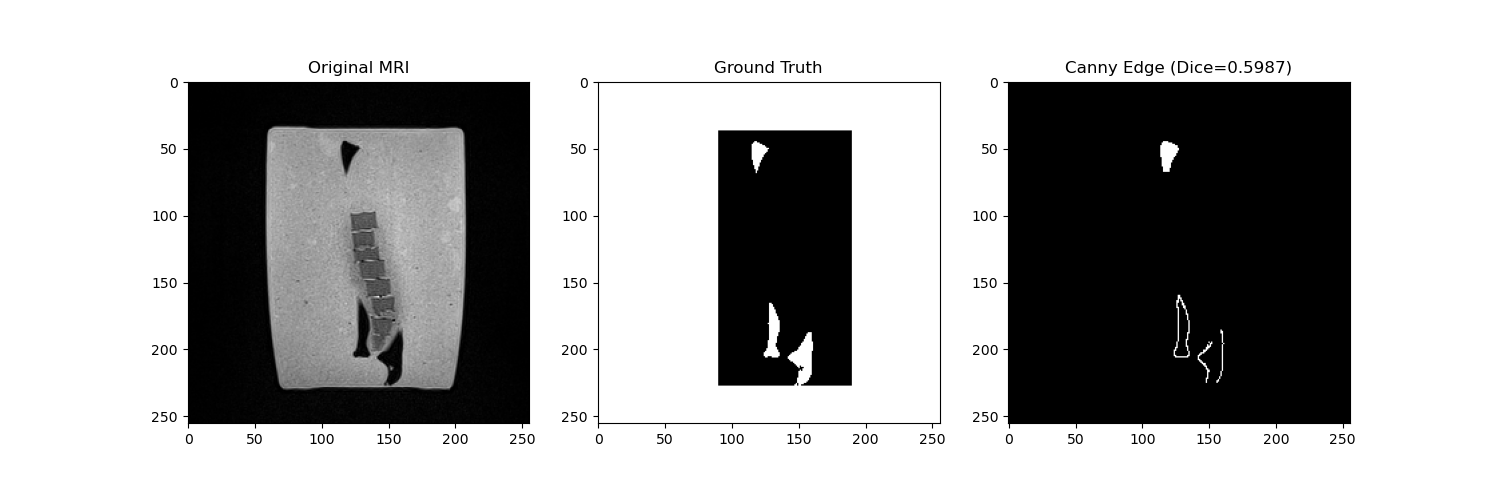

This chart was generated by the following Python code:
import os
import pydicom
import nibabel as nib
import numpy as np
import pandas as pd
import matplotlib.pyplot as plt
from skimage.morphology import ball, closing
from scipy.ndimage import binary_fill_holes, label
from skimage.metrics import hausdorff_distance
from skimage.feature import canny
from tqdm import tqdm

def load_dicom_series(directory):
    files = [pydicom.dcmread(os.path.join(directory, f)) for f in os.listdir(directory) if f.endswith('.dcm')]
    files.sort(key=lambda x: int(x.InstanceNumber))
    return np.stack([f.pixel_array for f in files]).astype(float)

def dice_coefficient(y_true, y_pred):
    intersection = np.sum(y_true * y_pred)
    sum_total = np.sum(y_true) + np.sum(y_pred)
    if sum_total == 0: return 1.0
    return (2. * intersection) / sum_total

def keep_top_2_components(mask):
    labeled, n = label(mask)
    if n <= 2:
        return mask
    sizes = np.bincount(labeled.ravel())
    sizes[0] = 0
    top2 = np.argsort(sizes)[-2:]
    return np.isin(labeled, top2)

def main():
    script_dir = os.path.dirname(os.path.abspath(__file__))
    root_dir = os.path.dirname(script_dir)
    mri_path = os.path.join(root_dir, 'MRI')
    gt_path = os.path.join(root_dir, 'bone_mask.nii')
    
    print("Loading data...")
    mri_volume = load_dicom_series(mri_path).astype(float)
    ground_truth = nib.load(gt_path).get_fdata().astype(bool)
    
    ROI = (37, 227, 90, 189)
    y1, y2, x1, x2 = ROI
    
    results_file = os.path.join(script_dir, 'optuna_results_canny.csv')
    df = pd.read_csv(results_file).sort_values(by='dice_slice', ascending=False)
    best_params = df.iloc[0]
    
    sigma = best_params['sigma']
    low_threshold = best_params['low_threshold']
    high_threshold = best_params['high_threshold']
    
    print(f"Applying Canny Edge (slice by slice) with sigma={sigma}, low_threshold={low_threshold}, high_threshold={high_threshold}")
    
    roi_volume = mri_volume[1:-1, y1:y2, x1:x2]
    seg_roi = np.zeros(roi_volume.shape, dtype=bool)
    
    for i in tqdm(range(roi_volume.shape[0])):
        roi_slice = roi_volume[i]
        # Normalize slice to [0, 1] for Canny
        roi_norm = (roi_slice - np.min(roi_slice)) / (np.max(roi_slice) - np.min(roi_slice) + 1e-8)
        
        try:
            edges = canny(roi_norm, sigma=sigma, low_threshold=low_threshold/255.0, high_threshold=high_threshold/255.0)
            # Morphological fill to get object from edges
            seg_roi[i] = binary_fill_holes(edges)
        except Exception:
            pass
            
    # Post-processing
    seg_roi = closing(seg_roi, ball(1))
    
    # Reconstruct full volume
    seg = np.zeros_like(mri_volume, dtype=bool)
    seg[1:-1, y1:y2, x1:x2] = seg_roi
    
    # Component selection
    seg = keep_top_2_components(seg)

    dice = dice_coefficient(ground_truth[1:-1, y1:y2, x1:x2], seg[1:-1, y1:y2, x1:x2])
    hd = hausdorff_distance(ground_truth[1:-1, y1:y2, x1:x2], seg[1:-1, y1:y2, x1:x2])
    
    print(f"Final Dice: {dice:.4f}")
    print(f"Final Hausdorff: {hd:.4f}")
    
    slice_idx = mri_volume.shape[0] // 2
    plt.figure(figsize=(15, 5))
    plt.subplot(131)
    plt.imshow(mri_volume[slice_idx], cmap='gray')
    plt.title('Original MRI')
    plt.subplot(132)
    plt.imshow(ground_truth[slice_idx], cmap='gray')
    plt.title('Ground Truth')
    plt.subplot(133)
    plt.imshow(seg[slice_idx], cmap='gray')
    plt.title(f'Canny Edge (Dice={dice:.4f})')
    plt.savefig(os.path.join(script_dir, 'final_segmentation_canny.png'))
    
    nib.save(nib.Nifti1Image(seg.astype(np.float32), np.eye(4)), 
             os.path.join(script_dir, 'final_bone_mask_canny.nii'))
    print(f"Results saved in {script_dir}")

if __name__ == "__main__":
    main()
